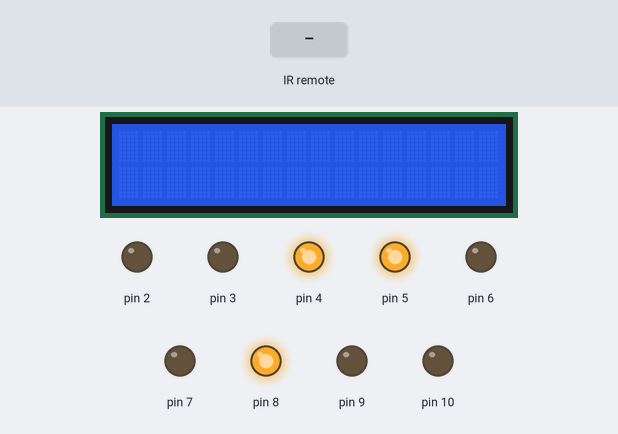
The sketch below on a simulated Arduino Uno, built with avr-gcc and run on an emulated ATmega328P. Parts: 16×2 character LCD, output pins drawn as LEDs (lit = HIGH). Inputs (shaded band) come from the test bench. What the sketch prints to the serial monitor is not drawn.

Above: at 1.2 s.
1.3 s: infrared code 0x46 received
At 2.0 s:
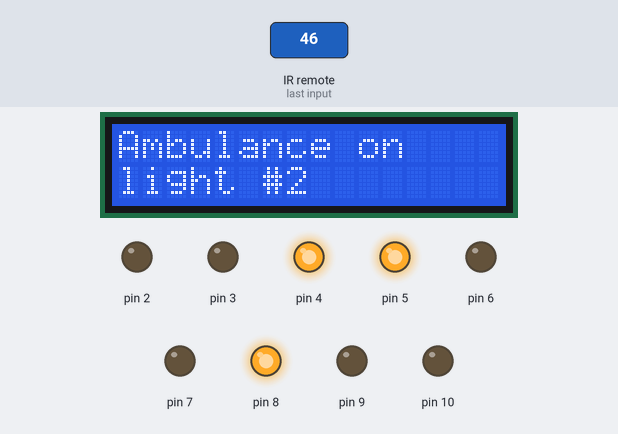
2.8 s: infrared code 0x47 received
At 4.6 s:
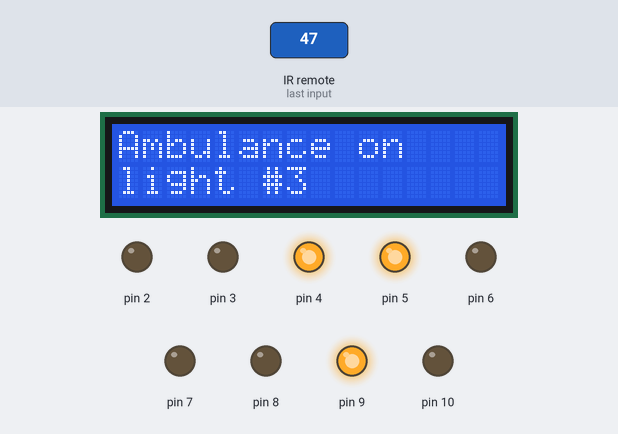
10.3 s: infrared code 0x45 received
At 11.2 s:
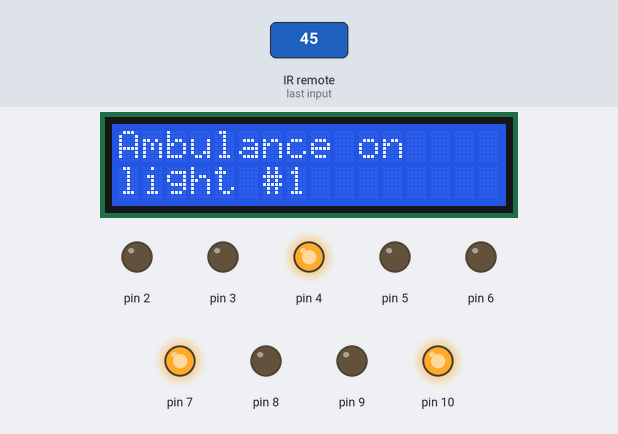
Timing chart, 0 to 31.8 s (numbered marks = the images above; inputs shaded):
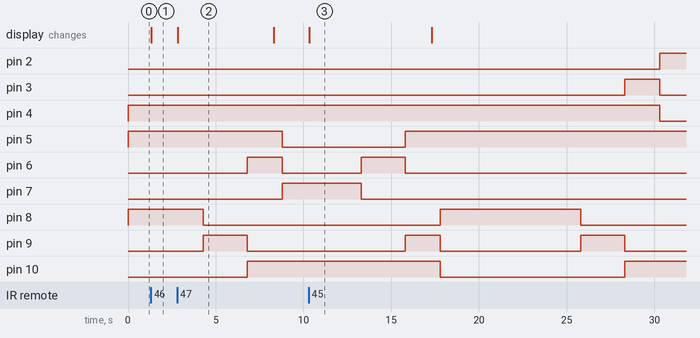

The sketch:

tricolor-infrared.ino
```cpp
#include <IRremote.hpp>
#include <LiquidCrystal_I2C.h>

// constants
constexpr byte RED = 0,
               YELLOW = 1,
               GREEN = 2;

struct TrafficLight {

  struct Step {
    unsigned long duration;
    byte actions[3];
  };

  // https://content.instructables.com/F33/RO45/IG6TUEKM/F33RO45IG6TUEKM.png

  static inline constexpr Step cycle[]{
    { .duration = 0, .actions = { LOW, LOW, LOW } },  // unused for now, means that lights are disabled
    { .duration = 6000, .actions = { HIGH, LOW, LOW } },
    { .duration = 2000, .actions = { HIGH, HIGH, LOW } },
    { .duration = 8000, .actions = { LOW, LOW, HIGH } },
    { .duration = 2500, .actions = { LOW, HIGH, LOW } },
  };

  byte currentStep = 0;                            // starting at step 0, this will be overridden on setup
  unsigned long nextStepTime = cycle[0].duration;  // starting at step 0, this will be overridden on setup
  byte signals[3];
  void lighting() const {
    for (byte i = 0; i < 3; ++i)
      digitalWrite(
        signals[i],
        cycle[currentStep].actions[i]);
  }

  // void off() const {
  //   for (byte i = 0; i < 3; ++i)
  //     digitalWrite(
  //       signals[i],
  //       LOW);
  // }

  TrafficLight(byte r, byte g, byte b)
    : signals{ r, g, b } {}

  void gotoStep(byte step) {
    currentStep = step;
    nextStepTime = cycle[currentStep].duration + millis();
  }

  byte followingStep() const {

    return (currentStep % 4) + 1;  // { 0 -> 1 -> 2 -> 3 -> 4 -> 1 ... }

    // currentStep = (currentStep + 1) % 5; // { 0 -> 1 -> 2 -> 3 -> 4 -> 0 ... }
  }

  bool progessCycle() const {

    // Not enough time has passed

    return millis() > nextStepTime;
  }
};

struct Crossing {
  static constexpr byte count = 3;

  TrafficLight tricolors[count]{
    TrafficLight(10, 9, 8),
    TrafficLight(4, 3, 2),
    TrafficLight(5,6,7),
    // TrafficLight(10,9,8),
  };

  // iterator
  TrafficLight *currentLight = tricolors;

  // temporary buffer variable
  TrafficLight *nextLightFromEvent = nullptr;

  void toNextLight() {
    // if (Serial.availableForWrite())
    //   Serial.println(currentLight - tricolors);

    // Cycle

    if (nextLightFromEvent != nullptr) {
      currentLight = nextLightFromEvent;
      nextLightFromEvent = nullptr;
    } else if (currentLight == tricolors + count - 1)
      currentLight = tricolors;
    else
      currentLight++;
  };

  void setCurrentLight(TrafficLight *light) {
    currentLight = light;
  }

  void doCycle() {

    // For the currently active light: is it time to move to the next step?
    if (!currentLight->progessCycle()) {
      return;
    }

    // Enough time has passed
    currentLight->gotoStep(currentLight->followingStep());
    currentLight->lighting();

    // We are back to red, set the active light to the next one in the cyclr
    if (currentLight->currentStep == 1) {
      toNextLight();
    }
  }

} crossing;

struct {
private:
  unsigned int lastUsage = -2000;

  // React to the button event
  static byte nextStepFromEvent(TrafficLight tra, bool isTarget) {
    // try to turn it on only if the light is still red
    if (isTarget) {
      switch (tra.currentStep) {
        case 0:
        case 1:
          return 2;
        default:
          return tra.currentStep;
      }
    } else {
      // turn it off
      switch (tra.currentStep) {
        case 0:
        case 1:
        case 4:
          return tra.currentStep;
        case 2:
          return 3;
        case 3:
          return 4;
        default:
          return tra.currentStep;
      }
    }
  }


  static String commandToKeyName(unsigned int command) {
    switch (command) {
      case 0x19: return "0";
      case 0x45: return "1";
      case 0x46: return "2";
      case 0x47: return "3";
      case 0x44: return "4";
      case 0x40: return "5";
      case 0x43: return "6";
      case 0x7: return "7";
      case 0x15: return "8";
      case 0x9: return "9";
      case 0x16: return "*";
      case 0xD: return "#";
      case 0x18: return "^";
      case 0x5A: return ">";
      case 0x52: return "v";
      case 0x8: return "<";
      case 0x1C: return "OK";
      case 0x0: return "NONE";
      default: return "unknown";
    }
  }

  // parse the key and return {0,1,2,3,4} with 0 being an invalid key
  static byte keyToTarget(String key) {
    return key.toInt();
  }

public:


  // returns the number ( one indexed ) of the traffic light to turn on if an event did occur and is valid,
  // otherwise returns 0
  byte eventOccured(const Crossing &cro) const {

    // Restrict button usage frequency
    if ((millis() - lastUsage) < 2000)
      return 0;

    // TODO: remember to set the lastUsage when this functions is called with success

    // Ignore
    if (!IrReceiver.decode())
      return 0;

    // 0 to 4 with {1,2,3,4} being a valid choice and 0 anything else
    byte targetTri = keyToTarget(commandToKeyName(IrReceiver.decodedIRData.command));

    // invalid input

    if (targetTri == 0) {
      IrReceiver.resume();  // Enable receiving of the next value
      return 0;
    }

    Serial.println("it is" + String(targetTri, 10));


    // non existant light
    if (targetTri > cro.count) {
      IrReceiver.resume();  // Enable receiving of the next value
      return 0;
    }

    // convert to 0 index
    byte targetTriIndex = targetTri - 1;

    // Do nothing if target not red
    if (cro.tricolors[targetTriIndex].currentStep >= 2) {
      IrReceiver.resume();  // Enable receiving of the next value
      return 0;
    }

    // Do nothing if the currently active light is not green ( step 3 )
    if (cro.currentLight->currentStep != 3) {
      IrReceiver.resume();  // Enable receiving of the next value
      return 0;
    }

    IrReceiver.resume();  // Enable receiving of the next value
    // IrReceiver.printIRResultShort(&Serial);  // Print complete received data in one line
    // IrReceiver.printIRSendUsage(&Serial);    // Print the statement required to send this data

    return targetTri;
  }

} remote;

LiquidCrystal_I2C lcd(0x27, 16, 2);
long long lcdClearTime = -1;

void setup() {

  const byte irLedPin = 11;
  IrReceiver.begin(irLedPin, true);  // Start the receiver
  Serial.begin(9600);

  // setup pins and lighting

  for (TrafficLight &tri : crossing.tricolors) {
    for (byte l : tri.signals) {
      pinMode(l, OUTPUT);
    }

    // All lights red except the starting one
    if (&tri == crossing.currentLight) {
      tri.gotoStep(3);
    } else {
      tri.gotoStep(1);
    }

    // Light up accordingly
    tri.lighting();
  }

  // LCD
  // lcd.begin(16, 2);
  // turn on

  lcd.init();  // initialize the lcd
  // Print a message to the LCD.

  lcd.backlight();
  lcd.clear();
}

void loop() {

  if (byte targetTri = remote.eventOccured(
        crossing);
      targetTri != 0) {
    if (Serial.availableForWrite()) {
      Serial.println(targetTri);
    }

    // Set the next light

    crossing.nextLightFromEvent = crossing.tricolors + (targetTri - 1);

    // Change the time of the next step for the currently active light

    if ((crossing.currentLight->nextStepTime - millis()) > 3000)
      crossing.currentLight->nextStepTime = millis() + 3000;

    // Display LCD message

    lcdClearTime = crossing.currentLight->nextStepTime + 4000;  // display for 4 more seconds

    lcd.clear();
    lcd.home();
    lcd.print("Ambulance on");
    lcd.setCursor(0, 1);
    lcd.print("light #" + String(targetTri, 10));
  }

  // clear the lcd if an event is finished
  if (lcdClearTime != -1 && millis() > lcdClearTime) {
    lcd.clear();
    lcdClearTime = -1;
  }

  // for (TrafficLight tra : tricolors) {

  // for (TrafficLight &t : tricolors) {
  //   t.progessCycle();
  //   t.lighting();
  // }

  crossing.doCycle();
}
```

Measured:
- after the input at 1.3 s, the display: changes at once (image 1)
- after the input at 2.8 s, pin 2: stays LOW (without the input it goes to HIGH after 6.0 s); pin 3: stays LOW (without the input it goes to HIGH after 4.0 s); pin 4: stays HIGH (without the input it goes to LOW after 6.0 s); pin 5: HIGH → LOW after 6.0 s; pin 6: LOW → HIGH after 4.0 s, → LOW 2.0 s later; the display: changes at once (image 2)
- after the input at 10.3 s, pin 2: LOW → HIGH after 20.0 s; pin 3: LOW → HIGH after 18.0 s, → LOW 2.0 s later; pin 4: HIGH → LOW after 20.0 s; pin 5: LOW → HIGH after 5.5 s instead of 9.0 s; pin 7: HIGH → LOW after 3.0 s instead of 6.5 s; the display: changes at once (image 3)
- what the display in image 2 shows lasts 5.5 s, from 2.8 s to 8.3 s
